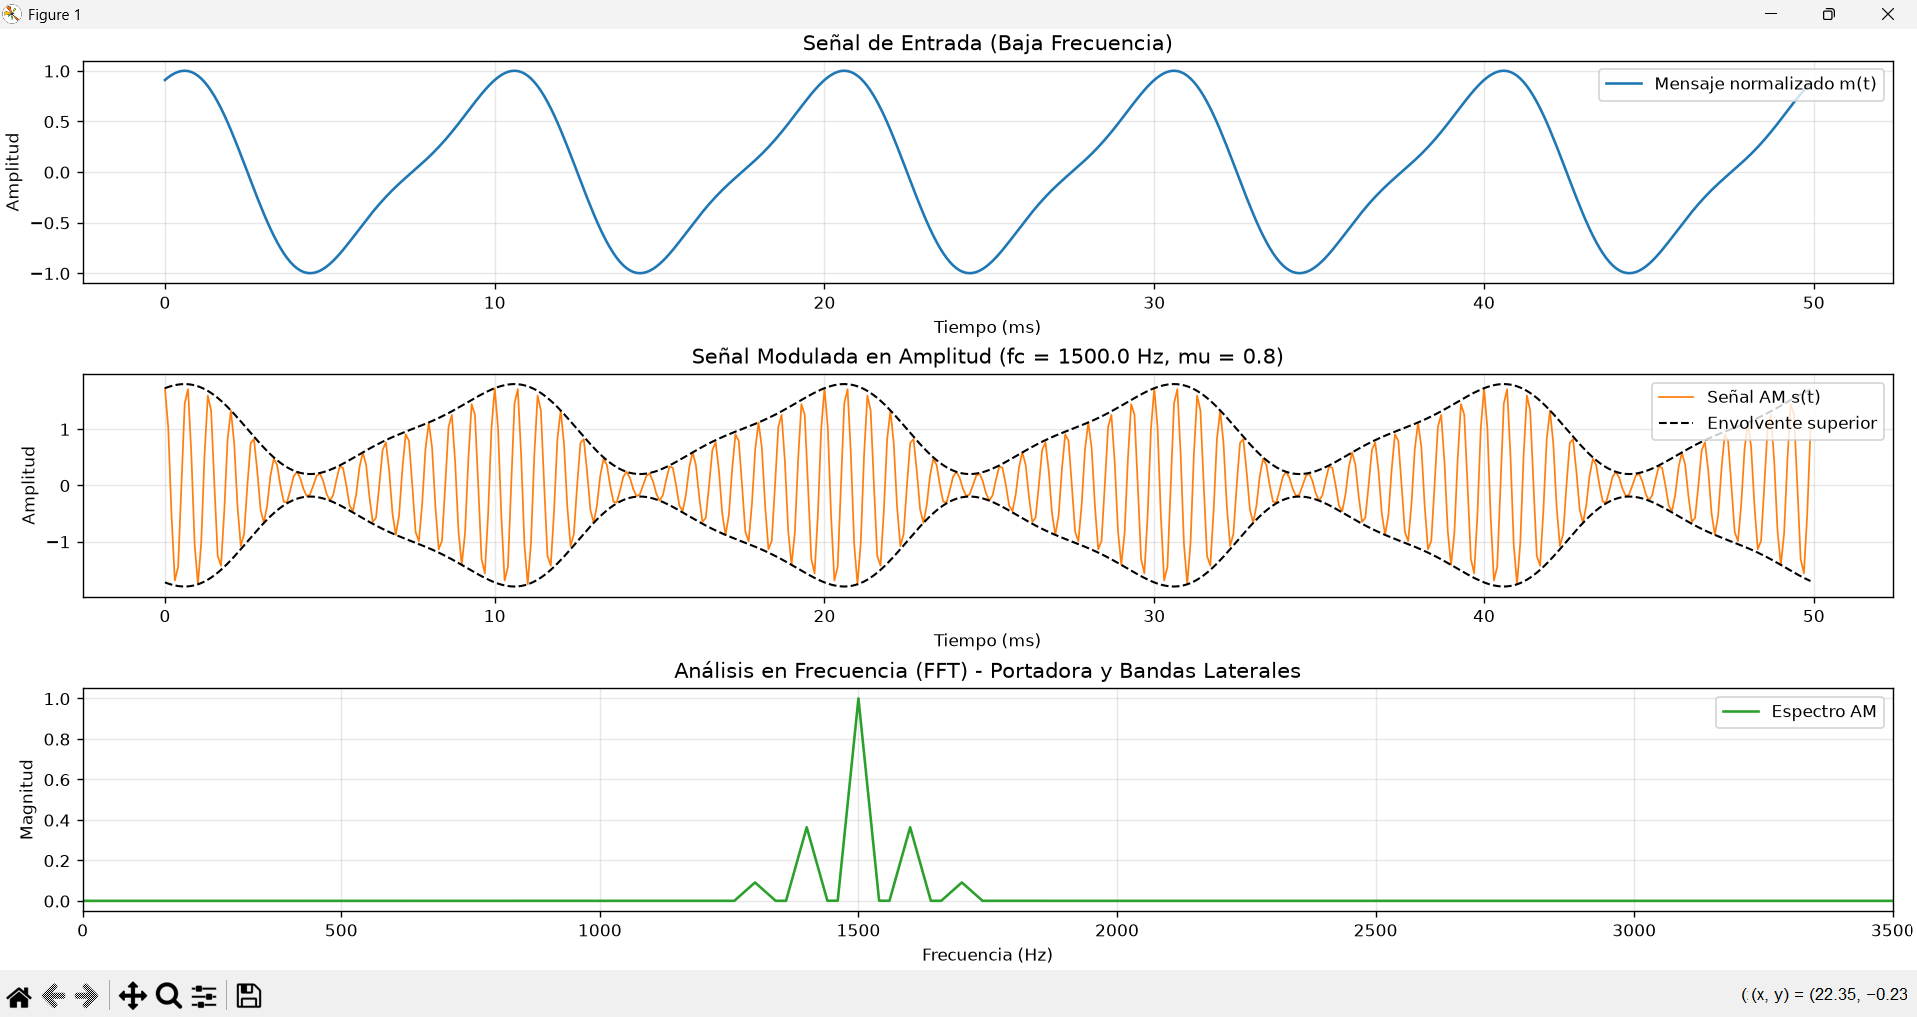

Write the Python code that produced this figure.
import numpy as np
import matplotlib.pyplot as plt
from scipy.signal import hilbert

# =====================================================================
# 1. DEFINICIÓN DE LA SEÑAL DE ENTRADA Y PORTADORA
# =====================================================================
fs = 10000.0          # Frecuencia de muestreo (Hz) -> cumple Nyquist (>= 2 * f_max)
duracion = 0.05       # Duración de la señal en segundos (50 ms)
t = np.arange(0, duracion, 1.0 / fs)

fm = 100.0            # Frecuencia del mensaje (baja frecuencia, 100 Hz)
fc = 1500.0           # Frecuencia de la portadora (alta frecuencia, 1500 Hz)
Ac = 1.0              # Amplitud de la portadora
indice_mod = 0.8      # Índice de modulación (0 < mu <= 1 evita sobremodulación)

# Señal mensaje de baja frecuencia (combinación de tono principal y armónico suave)
mensaje = np.cos(2 * np.pi * fm * t) + 0.25 * np.sin(2 * np.pi * (2 * fm) * t)
mensaje_norm = mensaje / np.max(np.abs(mensaje))  # Normalizada en [-1, 1]

# Portadora de alta frecuencia
portadora = Ac * np.cos(2 * np.pi * fc * t)


# =====================================================================
# 2. IMPLEMENTACIÓN DE LA MODULACIÓN AM
# =====================================================================
def modular_am(msg_norm, carrier, mu):
    """Genera señal AM convencional: s(t) = (1 + mu * m_norm(t)) * c(t)."""
    return (1.0 + mu * msg_norm) * carrier


def calcular_espectro(senal, fs_hz):
    """Calcula frecuencias positivas y magnitud normalizada mediante FFT."""
    n = len(senal)
    ventana = np.hanning(n)
    espectro = np.abs(np.fft.rfft(senal * ventana)) / (np.sum(ventana) / 2.0)
    freqs = np.fft.rfftfreq(n, d=1.0 / fs_hz)
    return freqs, espectro


senal_am = modular_am(mensaje_norm, portadora, indice_mod)


# =====================================================================
# 3. ESCENARIOS DE CANAL: RUIDO, ATENUACIÓN Y DISTORSIÓN
# =====================================================================
rng = np.random.default_rng(seed=42)

# Escenario A: Ruido blanco gaussiano aditivo (AWGN)
sigma_ruido = 0.25
ruido = rng.normal(0.0, sigma_ruido, size=len(t))
senal_ruido = senal_am + ruido

# Escenario B: Atenuación del canal (pérdida de amplitud a lo largo del trayecto)
factor_atenuacion = 0.35  # Reduce la amplitud al 35%
senal_atenuada = factor_atenuacion * senal_am

# Escenario C: Distorsión no lineal (clipping / saturación del amplificador)
umbral_clip = 0.85
senal_distorsion_clip = np.clip(senal_am, -umbral_clip, umbral_clip)

# Escenario D: Sobremulación (mu = 1.4 > 1) -> distorsión de envolvente
senal_sobremodulada = modular_am(mensaje_norm, portadora, mu=1.4)


# =====================================================================
# 4. VISUALIZACIÓN EN TIEMPO Y FRECUENCIA
# =====================================================================
# Figura 1: Mensaje, portadora, señal AM y espectro en frecuencia
fig, axs = plt.subplots(3, 1, figsize=(10, 8), constrained_layout=True)

axs[0].plot(t * 1000, mensaje_norm, color="tab:blue", label="Mensaje normalizado m(t)")
axs[0].set_title("Señal de Entrada (Baja Frecuencia)")
axs[0].set_xlabel("Tiempo (ms)")
axs[0].set_ylabel("Amplitud")
axs[0].grid(True, alpha=0.3)
axs[0].legend(loc="upper right")

envolvente = Ac * (1.0 + indice_mod * mensaje_norm)
axs[1].plot(t * 1000, senal_am, color="tab:orange", linewidth=1.0, label="Señal AM s(t)")
axs[1].plot(t * 1000, envolvente, "--", color="black", linewidth=1.2, label="Envolvente superior")
axs[1].plot(t * 1000, -envolvente, "--", color="black", linewidth=1.2)
axs[1].set_title(f"Señal Modulada en Amplitud (fc = {fc} Hz, mu = {indice_mod})")
axs[1].set_xlabel("Tiempo (ms)")
axs[1].set_ylabel("Amplitud")
axs[1].grid(True, alpha=0.3)
axs[1].legend(loc="upper right")

freqs, mag_am = calcular_espectro(senal_am, fs)
axs[2].plot(freqs, mag_am, color="tab:green", label="Espectro AM")
axs[2].set_xlim(0, 3500)
axs[2].set_title("Análisis en Frecuencia (FFT) - Portadora y Bandas Laterales")
axs[2].set_xlabel("Frecuencia (Hz)")
axs[2].set_ylabel("Magnitud")
axs[2].grid(True, alpha=0.3)
axs[2].legend(loc="upper right")

plt.savefig("am_base_tiempo_frecuencia.png", dpi=150)

# Figura 2: Comparación de escenarios (Ruido, Atenuación, Distorsión)
fig2, axs2 = plt.subplots(2, 2, figsize=(11, 7), constrained_layout=True)

axs2[0, 0].plot(t * 1000, senal_ruido, color="tab:red", linewidth=0.9)
axs2[0, 0].set_title(f"Ruido AWGN (sigma = {sigma_ruido})")
axs2[0, 0].set_xlabel("Tiempo (ms)")
axs2[0, 0].set_ylabel("Amplitud")
axs2[0, 0].grid(True, alpha=0.3)

axs2[0, 1].plot(t * 1000, senal_atenuada, color="tab:purple", linewidth=1.0)
axs2[0, 1].set_ylim(-1.6, 1.6)
axs2[0, 1].set_title(f"Atenuación (factor = {factor_atenuacion})")
axs2[0, 1].set_xlabel("Tiempo (ms)")
axs2[0, 1].set_ylabel("Amplitud")
axs2[0, 1].grid(True, alpha=0.3)

axs2[1, 0].plot(t * 1000, senal_distorsion_clip, color="tab:brown", linewidth=1.0)
axs2[1, 0].set_title(f"Distorsión por Clipping (umbral = {umbral_clip})")
axs2[1, 0].set_xlabel("Tiempo (ms)")
axs2[1, 0].set_ylabel("Amplitud")
axs2[1, 0].grid(True, alpha=0.3)

axs2[1, 1].plot(t * 1000, senal_sobremodulada, color="tab:cyan", linewidth=1.0)
axs2[1, 1].set_title("Sobremulación (mu = 1.4 > 1)")
axs2[1, 1].set_xlabel("Tiempo (ms)")
axs2[1, 1].set_ylabel("Amplitud")
axs2[1, 1].grid(True, alpha=0.3)

plt.savefig("am_escenarios_canal.png", dpi=150)
plt.show()
